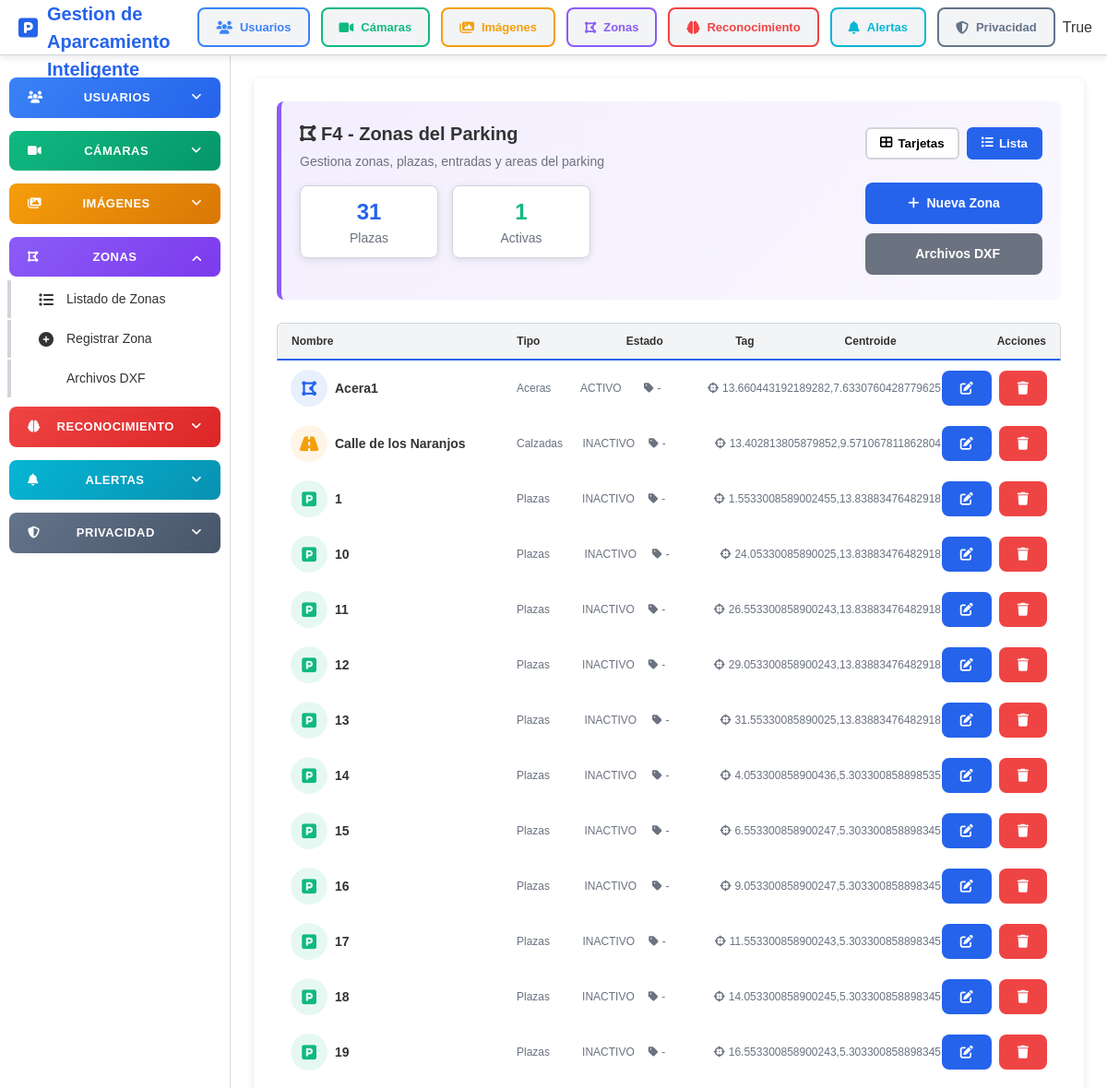
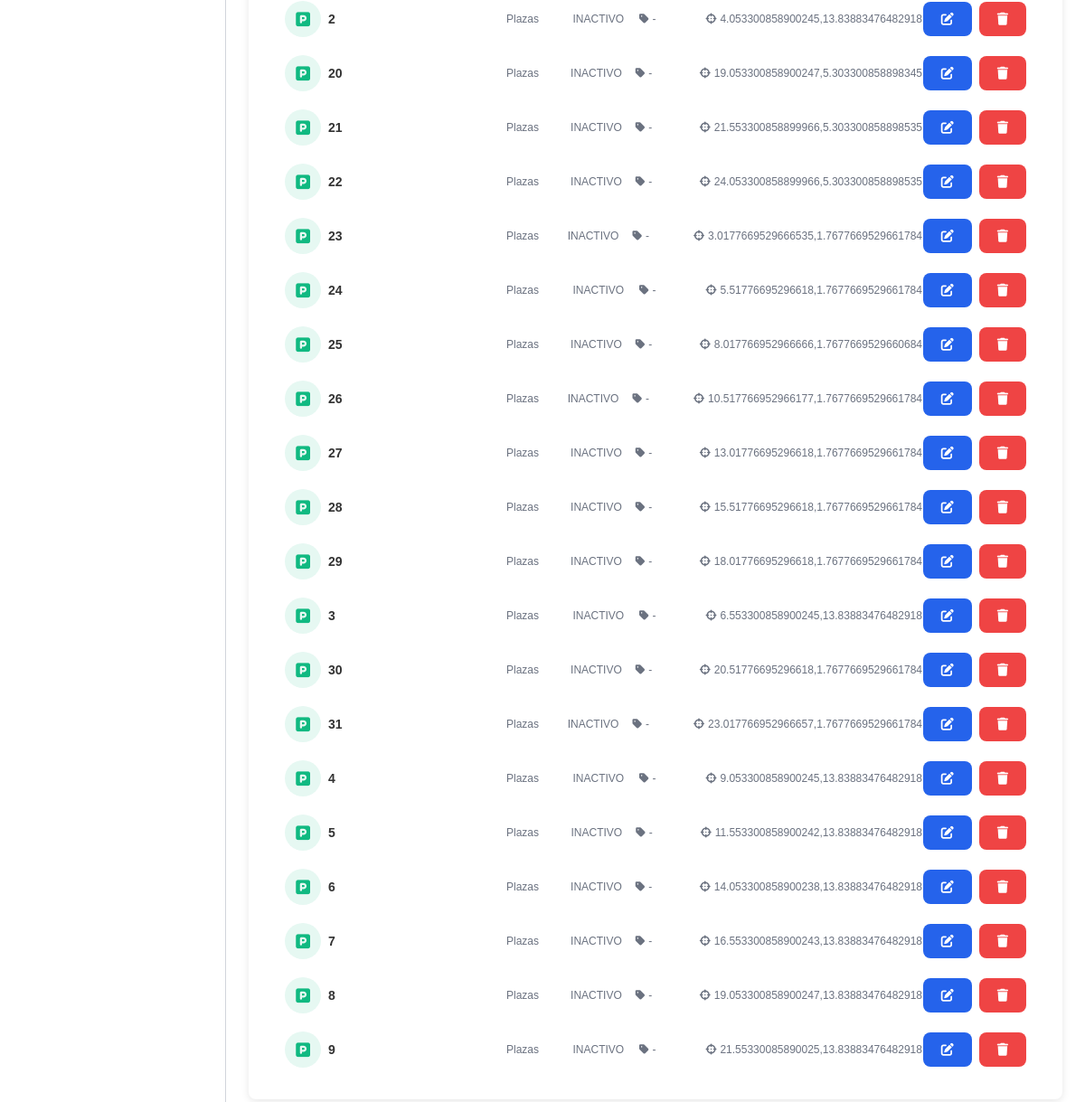
The page /zonas/ (signed in) on the database its author committed (2 pictures, top to bottom).
### zonas/models.py (models this page shows, shortened)
class Zona(ModeloBase, Activo):
    TIPO_CHOICES = [
        ('plaza', 'Plaza'),
        ('calzada', 'Calzada'),
        ('acera', 'Acera'),
        ('entrada', 'Entrada'),
        ('salida', 'Salida'),
        ('area', 'Area'),
        ('restringida', 'Restringida'),
        ('otro', 'Otro'),
    ]
    UNIDAD_MEDIDA_CHOICES = [
        ('metros', 'Metros'),
        ('centimetros', 'Centimetros'),
    ]
    nombre = models.CharField(
        max_length=100,
        verbose_name='Nombre'
    )
    tipo = models.CharField(
        max_length=50,
        verbose_name='Tipo'
    )
    tag = models.CharField(
        max_length=50,
        blank=True,
        verbose_name='Tag',
        help_text='Etiqueta manual para la zona'
    )
    coordenadas_posicion = models.CharField(
        max_length=100,
        blank=True,
        verbose_name='Coordenadas de posicion',
        help_text='Coordenadas X, Y de posicion'
    )
    ancho = models.DecimalField(
        max_digits=5,
        decimal_places=2,
        null=True,
        blank=True,
        verbose_name='Ancho (metros)'
    )
    largo = models.DecimalField(
        max_digits=5,
        decimal_places=2,
        null=True,
        blank=True,
        verbose_name='Largo (metros)'
    )
    rotacion = models.DecimalField(
        max_digits=5,
        decimal_places=2,
        default=0,
        verbose_name='Rotacion (grados)',
        help_text='Angulo de rotacion (0-360 grados)'
    )
    centroide = models.CharField(
        max_length=50,
        blank=True,
        verbose_name='Centroide',
        help_text='Coordenadas del centroide (Xc, Yc)'
    )
    camara_asignada = models.ForeignKey(
        Camara,
        on_delete=models.SET_NULL,
        null=True,
        blank=True,
        related_name='zonas',
        verbose_name='Camara asignada',
        help_text='Camara asignada para supervisar'
    )
    vertices = models.JSONField(
        blank=True,
        null=True,
        verbose_name='Vertices del poligono',
        help_text='Coordenadas del poligono de la zona'
    )
    dxf_origen = models.ForeignKey(
        'FicherosDXF',
        on_delete=models.SET_NULL,
        null=True,
        blank=True,
        related_name='zonas',
        verbose_name='DXF de origen'
    )
    class Meta:
        verbose_name = 'Zona'
        verbose_name_plural = 'Zonas'
        ordering = ['tipo', 'nombre']

### zonas/views.py (the view)
# urls.py: path('', views.lista_zonas, name='lista'),
def lista_zonas(request):
    vista = request.GET.get('view', 'list')
    zonas = Zona.objects.all()
    total_plazas = zonas.filter(tipo__icontains='plaza').count()
    activas = zonas.filter(activo=True).count()
    return render(request, 'zonas/lista.html', {
        'zonas': zonas,
        'total_plazas': total_plazas,
        'activas': activas,
        'vista': vista
    })

### templates/zonas/lista.html (shortened to what this page needs)
{% extends 'base.html' %}
{% block content %}
<div class="container">
    <div class="page-header f4">
        <div>
            <h2 style="margin: 0;"><i class="fas fa-draw-polygon"></i> F4 - Zonas del Parking</h2>
            <p style="margin: 5px 0 0; color: var(--gray); font-size: 14px;">Gestiona zonas, plazas, entradas y areas del parking</p>
            <div class="stats-cards inline" style="margin-top: 15px;">
                <div class="card stat-card" style="padding: 10px;">
                    <div class="stat-value" style="color: var(--primary);">{{ total_plazas|default:"0" }}</div>
                    <div class="stat-label">Plazas</div>
                </div>
                <div class="card stat-card" style="padding: 10px;">
                    <div class="stat-value" style="color: var(--success);">{{ activas|default:"0" }}</div>
                    <div class="stat-label">Activas</div>
                </div>
            </div>
        </div>
        <div style="display: flex; flex-direction: column; gap: 10px;">
            <form method="get" class="view-toggle">
                <button type="submit" name="view" value="grid" class="{% if vista == 'grid' %}active{% endif %}">
                    <i class="fas fa-th-large"></i> Tarjetas
                </button>
                <button type="submit" name="view" value="list" class="{% if vista == 'list' %}active{% endif %}">
                    <i class="fas fa-list"></i> Lista
                </button>
            </form>
            <a href="{% url 'zonas:registro' %}" class="btn btn-primary">
                <i class="fas fa-plus"></i> Nueva Zona
            </a>
            <a href="{% url 'zonas:lista_dxf' %}" class="btn btn-secondary">
                 Archivos DXF
            </a>
        </div>
    </div>
    {% if zonas %}
    {% if vista == 'grid' %}
    <div class="cards-grid lista-grid">
    {% else %}
    <div class="cards-grid lista-list">
    <div class="lista-list-header">
        <div class="col-title">Nombre</div>
        <div class="col-meta">
            <span>Tipo</span>
            <span>Estado</span>
            <span>Tag</span>
            <span>Centroide</span>
        </div>
        <div class="col-actions">Acciones</div>
    </div>
    {% endif %}
        {% for zona in zonas %}
        <div class="card" style="border-left: 4px solid {% if zona.activo %}var(--success){% else %}var(--danger){% endif %};">
            <div class="card-header col-title">
                <div class="card-title">
                    <div class="card-icon card-icon-{% if zona.tipo == 'Plazas' %}success{% elif zona.tipo == 'Calzadas' %}warning{% else %}primary{% endif %}">
                        <i class="fas {% if zona.tipo == 'Plazas' %}fa-parking{% elif zona.tipo == 'Calzadas' %}fa-road{% else %}fa-draw-polygon{% endif %}"></i>
                    </div>
                    {{ zona.nombre }}
                </div>
            </div>
            <div class="card-meta col-meta">
                <p>{{ zona.tipo }}</p>
                <p><span class="badge badge-{% if zona.activo %}success{% else %}danger{% endif %}">{% if zona.activo %}ACTIVO{% else %}INACTIVO{% endif %}</span></p>
                <p><i class="fas fa-tag"></i> {{ zona.tag|default:"-" }}</p>
                <p><i class="fas fa-crosshairs"></i> {% if zona.centroide %}{{ zona.centroide }}{% else %}-{% endif %}</p>
            </div>
            <div class="card-footer col-actions">
                <div class="actions">
                    <a href="{% url 'zonas:editar' zona.id %}" class="btn btn-primary">
                        <i class="fas fa-edit"></i>
                    </a>
                    <form action="{% url 'zonas:eliminar_zona' zona.id %}" method="post" style="display:inline;">
                        <button type="submit" class="btn btn-danger" onclick="return confirm('¿Eliminar zona {{ zona.nombre }}?')">
                            <i class="fas fa-trash"></i>
                        </button>
                    </form>
                </div>
            </div>
        </div>
        {% endfor %}
    </div>
    {% else %}
    <div class="alert alert-info">
        <i class="fas fa-info-circle"></i>
        No hay zonas registradas. Puede subir un archivo DXF o registrar una zona manualmente.
    </div>
    {% endif %}
</div>
{% endblock %}

### rows shown on the page
Zona: nombre "Acera1", tipo "Aceras", activo "ACTIVO", tag "-", centroide "13.660443192189282,7.6330760428779625"
Zona: nombre "Calle de los Naranjos", tipo "Calzadas", activo "INACTIVO", tag "-", centroide "13.402813805879852,9.571067811862804"
Zona: nombre "1", tipo "Plazas", activo "INACTIVO", tag "-", centroide "1.5533008589002455,13.83883476482918"
Zona: nombre "10", tipo "Plazas", activo "INACTIVO", tag "-", centroide "24.05330085890025,13.83883476482918"
Zona: nombre "11", tipo "Plazas", activo "INACTIVO", tag "-", centroide "26.553300858900243,13.83883476482918"
Zona: nombre "12", tipo "Plazas", activo "INACTIVO", tag "-", centroide "29.053300858900243,13.83883476482918"
Zona: nombre "13", tipo "Plazas", activo "INACTIVO", tag "-", centroide "31.55330085890025,13.83883476482918"
Zona: nombre "14", tipo "Plazas", activo "INACTIVO", tag "-", centroide "4.053300858900436,5.303300858898535"
Zona: nombre "15", tipo "Plazas", activo "INACTIVO", tag "-", centroide "6.553300858900247,5.303300858898345"
Zona: nombre "16", tipo "Plazas", activo "INACTIVO", tag "-", centroide "9.053300858900247,5.303300858898345"
Zona: nombre "17", tipo "Plazas", activo "INACTIVO", tag "-", centroide "11.553300858900243,5.303300858898345"
Zona: nombre "18", tipo "Plazas", activo "INACTIVO", tag "-", centroide "14.053300858900245,5.303300858898345"
Zona: nombre "19", tipo "Plazas", activo "INACTIVO", tag "-", centroide "16.553300858900243,5.303300858898345"
Zona: nombre "2", tipo "Plazas", activo "INACTIVO", tag "-", centroide "4.053300858900245,13.83883476482918"
Zona: nombre "20", tipo "Plazas", activo "INACTIVO", tag "-", centroide "19.053300858900247,5.303300858898345"
Zona: nombre "21", tipo "Plazas", activo "INACTIVO", tag "-", centroide "21.553300858899966,5.303300858898535"
Zona: nombre "22", tipo "Plazas", activo "INACTIVO", tag "-", centroide "24.053300858899966,5.303300858898535"
Zona: nombre "23", tipo "Plazas", activo "INACTIVO", tag "-", centroide "3.0177669529666535,1.7677669529661784"
Zona: nombre "24", tipo "Plazas", activo "INACTIVO", tag "-", centroide "5.51776695296618,1.7677669529661784"
Zona: nombre "25", tipo "Plazas", activo "INACTIVO", tag "-", centroide "8.017766952966666,1.7677669529660684"
Zona: nombre "26", tipo "Plazas", activo "INACTIVO", tag "-", centroide "10.517766952966177,1.7677669529661784"
Zona: nombre "27", tipo "Plazas", activo "INACTIVO", tag "-", centroide "13.01776695296618,1.7677669529661784"
Zona: nombre "28", tipo "Plazas", activo "INACTIVO", tag "-", centroide "15.51776695296618,1.7677669529661784"
Zona: nombre "29", tipo "Plazas", activo "INACTIVO", tag "-", centroide "18.01776695296618,1.7677669529661784"
Zona: nombre "3", tipo "Plazas", activo "INACTIVO", tag "-", centroide "6.553300858900245,13.83883476482918"
Zona: nombre "30", tipo "Plazas", activo "INACTIVO", tag "-", centroide "20.51776695296618,1.7677669529661784"
Zona: nombre "31", tipo "Plazas", activo "INACTIVO", tag "-", centroide "23.017766952966657,1.7677669529661784"
Zona: nombre "4", tipo "Plazas", activo "INACTIVO", tag "-", centroide "9.053300858900245,13.83883476482918"
Zona: nombre "5", tipo "Plazas", activo "INACTIVO", tag "-", centroide "11.553300858900242,13.83883476482918"
Zona: nombre "6", tipo "Plazas", activo "INACTIVO", tag "-", centroide "14.053300858900238,13.83883476482918"
Zona: nombre "7", tipo "Plazas", activo "INACTIVO", tag "-", centroide "16.553300858900243,13.83883476482918"
Zona: nombre "8", tipo "Plazas", activo "INACTIVO", tag "-", centroide "19.053300858900247,13.83883476482918"
Zona: nombre "9", tipo "Plazas", activo "INACTIVO", tag "-", centroide "21.55330085890025,13.83883476482918"

### other values the page prints
{{ request.session.usuario_login }} "True"
{{ total_plazas|default:"0" }} "31"
{{ activas|default:"0" }} "1"
